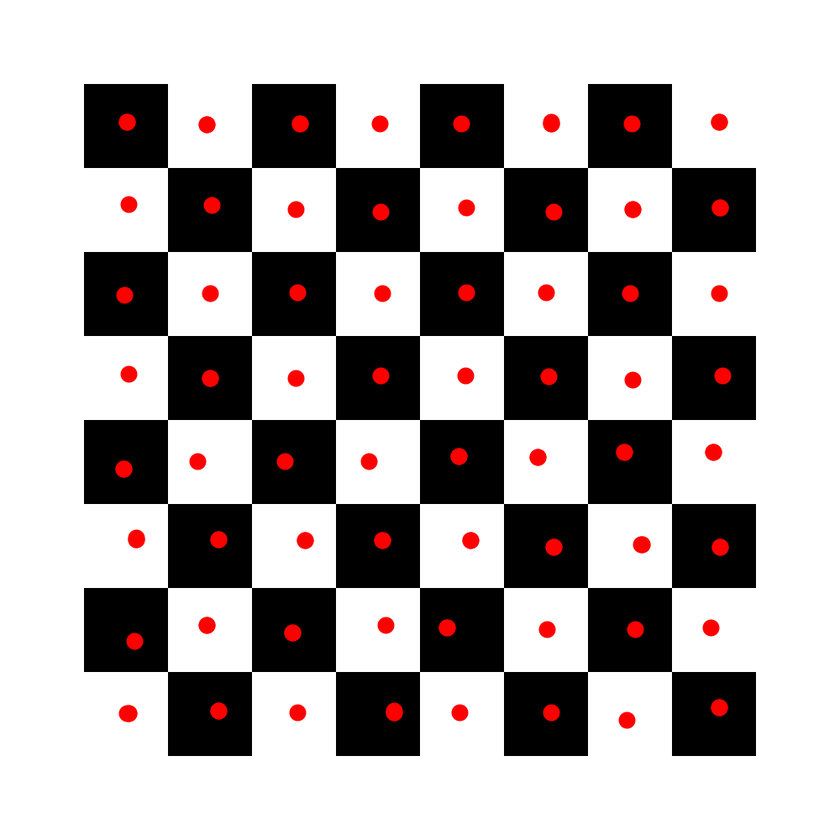
#> input picture board-full-red-dot.png, 840 x 840 px, shrunk from 1000 x 1000 before the run
$ python find_red_dots.py
#> lines starting #> are read from the running program, lines starting #| are printed output that depends on the picture; after the words box and inside, x2 and y2 are one past the last pixel; in counts of white or black regions, pixels touching at a corner belong together
#find all red dots on an image and give the coordinates
import cv2
import numpy as np

# Load image
image = cv2.imread('board-full-red-dot.png')
#> image is the input picture: shape (840, 840, 3); mean B, G, R 170.8, 170.8, 176

#Convert image to HSV values
hsvimg = cv2.cvtColor(image, cv2.COLOR_BGR2HSV)
#> hsvimg: shape (840, 840, 3); mean H, S, V 0, 6.4, 176

#Setting lower and upper color bounds and making mask of all pixels in that range
lower_red = np.array([0, 110, 0])
upper_red = np.array([179,255,255])
red_mask = cv2.inRange(hsvimg, lower_red, upper_red)
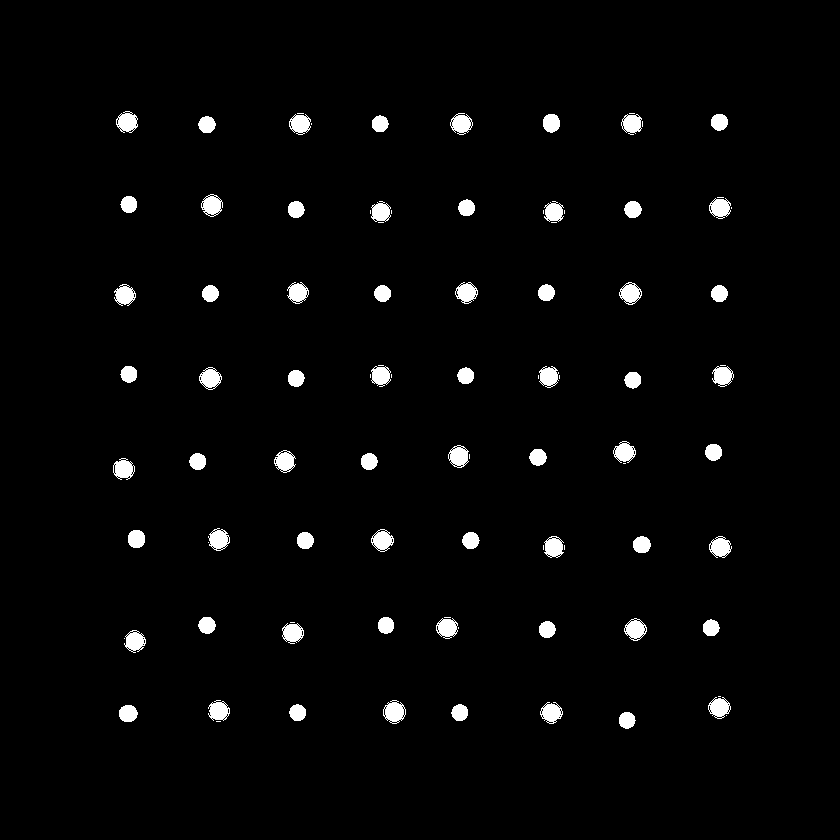
#> red_mask: shape (840, 840); 2.5% white; 94 white regions (30 under 20 px)

# Display red mask
cv2.imshow('Red_mask', red_mask)
#cv2.imshow('og', image)

#find centroids:
contours, heiarchies = cv2.findContours(red_mask, cv2.RETR_LIST, cv2.CHAIN_APPROX_SIMPLE)
#> contours = 670 contours, 606 with area under 20; largest, box (x1, y1, x2, y2) and area: (383, 700, 406, 724) 361, (619, 282, 642, 305) 342, (624, 618, 647, 641) 341, (199, 367, 222, 390) 341, (371, 529, 394, 552) 338; heiarchies = 670 rows, first 6: [1, -1, -1, -1], [2, 0, -1, -1], [3, 1, -1, -1], [4, 2, -1, -1], [5, 3, -1, -1], [6, 4, -1, -1]
coords = []
for i in contours:
    M = cv2.moments(i)
    if M['m00'] != 0:
        cx = int(M['m10']/M['m00'])
        cy = int(M['m01']/M['m00'])
        cv2.drawContours(image, [i], -1, (0, 255, 0), 2)
        cv2.circle(image, (cx, cy), 7, (0, 0, 255), -1)
        cv2.putText(image, "center", (cx - 20, cy - 20),
                   cv2.FONT_HERSHEY_SIMPLEX, 0.5, (0, 0, 0), 2)
    coords.append((cx, cy))
#> this loop made 670 passes
#> (i, cx, cy) on passes 8, 9, 10, 11, 12, 13, 15, 16, 17, 18, 21: ([[400, 719], [401, 718], [402, 719], [401, 720]], 401, 719), ([[386, 719], [387, 718], [388, 719], [387, 720]], 387, 719), ([[222, 719], [223, 718], [224, 719], [223, 720]], 223, 719), ([[385, 718], [386, 717], [387, 718], [386, 719]], 386, 718), ([[223, 718], [224, 717], [225, 718], [224, 719]], 224, 718), ([[211, 718], [212, 717], [213, 718], [212, 719]], 212, 718), ([[558, 717], [559, 716], [560, 717], [559, 718]], 559, 717), ([[542, 717], [543, 716], [544, 717], [543, 718]], 543, 717), ([[401, 717], [402, 716], [403, 717], [402, 718]], 402, 717), ([[224, 717], [225, 716], [226, 717], [225, 718]], 225, 717), ([[225, 716], [226, 715], [227, 716], [226, 717]], 226, 716)
#> (cx, cy) on passes 1 to 6: (550, 722), (394, 722), (554, 721), (547, 721), (397, 721), (390, 721)
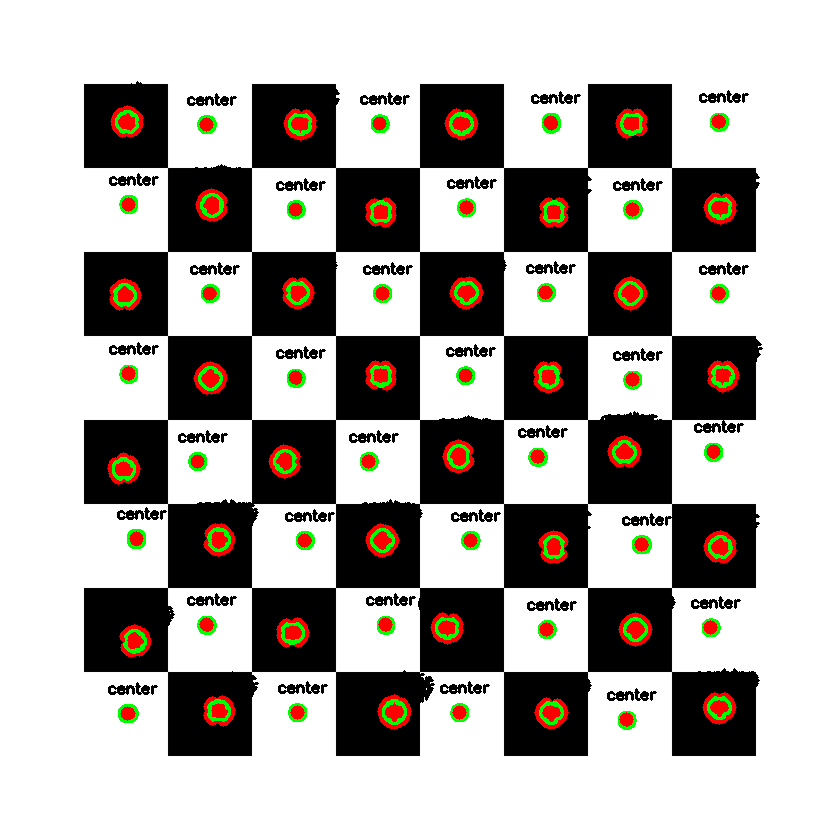
#> image: shape (840, 840, 3); 5.68% of pixels changed, all inside (x1, y1, x2, y2) = (107, 81, 763, 730)
#> after the loop, coords = 670 pairs, first value 114 to 732, second value 112 to 722

print(coords)
#> (printed output is left out)

cv2.waitKey(0)
cv2.destroyAllWindows()
